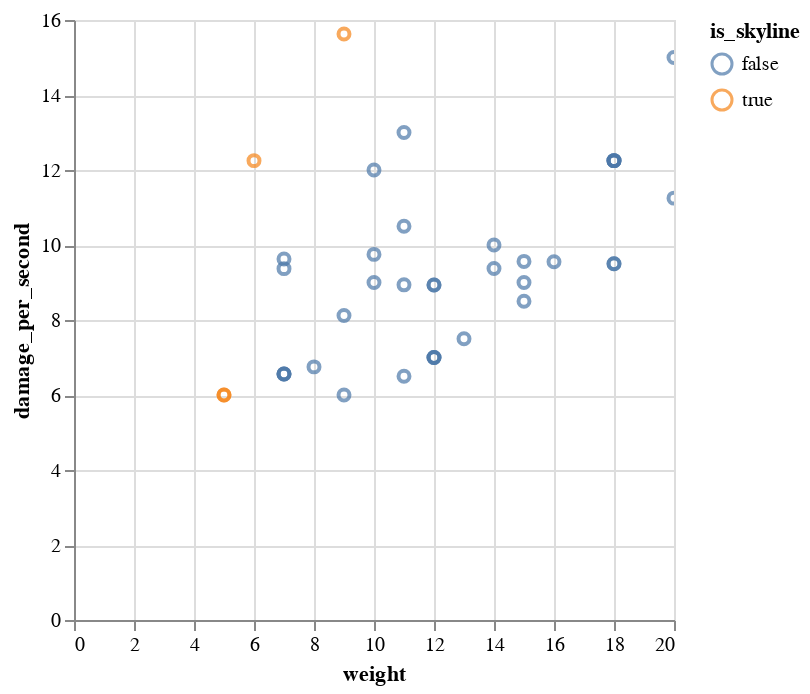

Notebook cell for this chart:
### Markdown cell above
We can also visualize the skyline on a chart.

### Code cell
import altair as alt

(
    alt.Chart(
        bows
        .assign(is_skyline=lambda df: df.index.isin(skyline.index))
    )
    .mark_point()
    .encode(
        x='weight:Q',
        y='damage_per_second:Q',
        color='is_skyline:N',
        tooltip='name'
    )
    .interactive()
)

### Figure 1 — Vega-Lite specification as saved in the notebook (floating-point values rounded to 4 significant figures)
{"config": {"view": {"continuousWidth": 300, "continuousHeight": 300}}, "data": {"name": "data-c17c74c7a3cfe863460136215584bc58"}, "mark": {"type": "point"}, "encoding": {"color": {"field": "is_skyline", "type": "nominal"}, "tooltip": {"field": "name", "type": "nominal"}, "x": {"field": "weight", "type": "quantitative"}, "y": {"field": "damage_per_second", "type": "quantitative"}}, "params": [{"name": "param_5", "select": {"type": "interval", "encodings": ["x", "y"]}, "bind": "scales"}], "$schema": "https://vega.github.io/schema/vega-lite/v5.8.0.json", "datasets": {"data-c17c74c7a3cfe863460136215584bc58": [{"name": "Ancient Nord Bow", "damage": 8, "weight": 12, "gold": 45, "speed": 0.875, "damage_per_second": 7.0, "is_skyline": false}, {"name": "Angi's Bow", "damage": 7, "weight": 7, "gold": 50, "speed": 0.937, "damage_per_second": 6.559, "is_skyline": false}, {"name": "Auriel's Bow DG", "damage": 13, "weight": 11, "gold": 1000, "speed": 1.0, "damage_per_second": 13.0, "is_skyline": false}, {"name": "Bow of the Hunt", "damage": 10, "weight": 7, "gold": 434, "speed": 0.937, "damage_per_second": 9.37, "is_skyline": false}, {"name": "Daedric Bow", "damage": 19, "weight": 18, "gold": 2500, "speed": 0.5, "damage_per_second": 9.5, "is_skyline": false}, {"name": "Dragonbone Bow DG", "damage": 20, "weight": 20, "gold": 2725, "speed": 0.75, "damage_per_second": 15.0, "is_skyline": false}, {"name": "Drainspell Bow", "damage": 14, "weight": 6, "gold": 458, "speed": 0.875, "damage_per_second": 12.25, "is_skyline": true}, {"name": "Dravin's Bow", "damage": 7, "weight": 7, "gold": 50, "speed": 0.937, "damage_per_second": 6.559, "is_skyline": false}, {"name": "Dwarven Bow", "damage": 12, "weight": 10, "gold": 270, "speed": 0.75, "damage_per_second": 9.0, "is_skyline": false}, {"name": "Dwarven Black Bow of Fate DR", "damage": 13, "weight": 10, "gold": 1446, "speed": 0.75, "damage_per_second": 9.75, "is_skyline": false}, {"name": "Ebony Bow", "damage": 17, "weight": 16, "gold": 1440, "speed": 0.562, "damage_per_second": 9.554, "is_skyline": false}, {"name": "Elven Bow", "damage": 13, "weight": 12, "gold": 470, "speed": 0.687, "damage_per_second": 8.931, "is_skyline": false}, {"name": "Falmer Bow", "damage": 12, "weight": 15, "gold": 135, "speed": 0.75, "damage_per_second": 9.0, "is_skyline": false}, {"name": "Falmer Supple Bow", "damage": 15, "weight": 20, "gold": 410, "speed": 0.75, "damage_per_second": 11.25, "is_skyline": false}, {"name": "Firiniel's End", "damage": 13, "weight": 12, "gold": 785, "speed": 0.687, "damage_per_second": 8.931, "is_skyline": false}, {"name": "Forsworn Bow", "damage": 12, "weight": 11, "gold": 145, "speed": 0.875, "damage_per_second": 10.5, "is_skyline": false}, {"name": "Froki's Bow", "damage": 6, "weight": 5, "gold": 307, "speed": 1.0, "damage_per_second": 6.0, "is_skyline": true}, {"name": "Gauldur Blackbow", "damage": 8, "weight": 12, "gold": 253, "speed": 0.875, "damage_per_second": 7.0, "is_skyline": false}, {"name": "Gauldur Blackbow", "damage": 8, "weight": 12, "gold": 407, "speed": 0.875, "damage_per_second": 7.0, "is_skyline": false}, {"name": "Gauldur Blackbow", "damage": 14, "weight": 18, "gold": 530, "speed": 0.875, "damage_per_second": 12.25, "is_skyline": false}, {"name": "Gauldur Blackbow", "damage": 14, "weight": 18, "gold": 750, "speed": 0.875, "damage_per_second": 12.25, "is_skyline": false}, {"name": "Gauldur Blackbow", "damage": 14, "weight": 18, "gold": 972, "speed": 0.875, "damage_per_second": 12.25, "is_skyline": false}, {"name": "Glass Bow", "damage": 15, "weight": 14, "gold": 820, "speed": 0.625, "damage_per_second": 9.375, "is_skyline": false}, {"name": "Glass Bow of the Stag Prince DR", "damage": 16, "weight": 14, "gold": 375, "speed": 0.625, "damage_per_second": 10.0, "is_skyline": false}, {"name": "Hunting Bow", "damage": 7, "weight": 7, "gold": 50, "speed": 0.937, "damage_per_second": 6.559, "is_skyline": false}, {"name": "Imperial Bow", "damage": 9, "weight": 8, "gold": 90, "speed": 0.75, "damage_per_second": 6.75, "is_skyline": false}, {"name": "Karliah's Bow", "damage": 25, "weight": 9, "gold": 5, "speed": 0.625, "damage_per_second": 15.62, "is_skyline": true}, {"name": "Long Bow", "damage": 6, "weight": 5, "gold": 30, "speed": 1.0, "damage_per_second": 6.0, "is_skyline": true}, {"name": "Nord Hero Bow", "damage": 11, "weight": 7, "gold": 200, "speed": 0.875, "damage_per_second": 9.625, "is_skyline": false}, {"name": "Nordic Bow DR", "damage": 13, "weight": 11, "gold": 580, "speed": 0.6875, "damage_per_second": 8.938, "is_skyline": false}, {"name": "Orcish Bow", "damage": 10, "weight": 9, "gold": 150, "speed": 0.812, "damage_per_second": 8.12, "is_skyline": false}, {"name": "Stalhrim Bow DR", "damage": 17, "weight": 15, "gold": 1800, "speed": 0.5625, "damage_per_second": 9.562, "is_skyline": false}, {"name": "Supple Ancient Nord Bow", "damage": 14, "weight": 18, "gold": 235, "speed": 0.875, "damage_per_second": 12.25, "is_skyline": false}, {"name": "Nightingale Bow", "damage": 12, "weight": 9, "gold": 493, "speed": 0.5, "damage_per_second": 6.0, "is_skyline": false}, {"name": "Nightingale Bow", "damage": 13, "weight": 11, "gold": 838, "speed": 0.5, "damage_per_second": 6.5, "is_skyline": false}, {"name": "Nightingale Bow", "damage": 15, "weight": 13, "gold": 1409, "speed": 0.5, "damage_per_second": 7.5, "is_skyline": false}, {"name": "Nightingale Bow", "damage": 17, "weight": 15, "gold": 2240, "speed": 0.5, "damage_per_second": 8.5, "is_skyline": false}, {"name": "Nightingale Bow", "damage": 19, "weight": 18, "gold": 3405, "speed": 0.5, "damage_per_second": 9.5, "is_skyline": false}, {"name": "Zephyr DG", "damage": 12, "weight": 10, "gold": 670, "speed": 1.0, "damage_per_second": 12.0, "is_skyline": false}]}}
